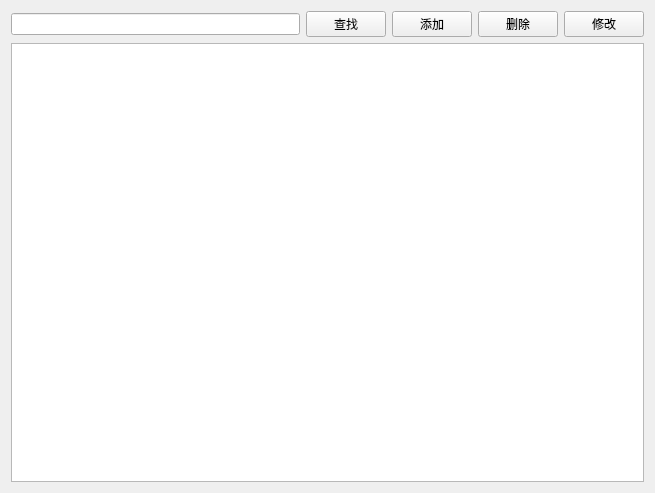
<?xml version="1.0" encoding="UTF-8"?>
<ui version="4.0">
 <class>PatientView</class>
 <widget class="QWidget" name="PatientView">
  <property name="geometry">
   <rect>
    <x>0</x>
    <y>0</y>
    <width>655</width>
    <height>493</height>
   </rect>
  </property>
  <property name="windowTitle">
   <string>患者管理</string>
  </property>
  <layout class="QVBoxLayout" name="verticalLayout">
   <item>
    <layout class="QHBoxLayout" name="horizontalLayout">
     <item>
      <widget class="QLineEdit" name="txtSearch"/>
     </item>
     <item>
      <widget class="QPushButton" name="btSearch">
       <property name="text">
        <string>查找</string>
       </property>
      </widget>
     </item>
     <item>
      <widget class="QPushButton" name="btAdd">
       <property name="text">
        <string>添加</string>
       </property>
      </widget>
     </item>
     <item>
      <widget class="QPushButton" name="btDelete">
       <property name="text">
        <string>删除</string>
       </property>
      </widget>
     </item>
     <item>
      <widget class="QPushButton" name="btEdit">
       <property name="text">
        <string>修改</string>
       </property>
      </widget>
     </item>
    </layout>
   </item>
   <item>
    <widget class="QTableView" name="tableView"/>
   </item>
  </layout>
 </widget>
 <resources/>
 <connections/>
</ui>
